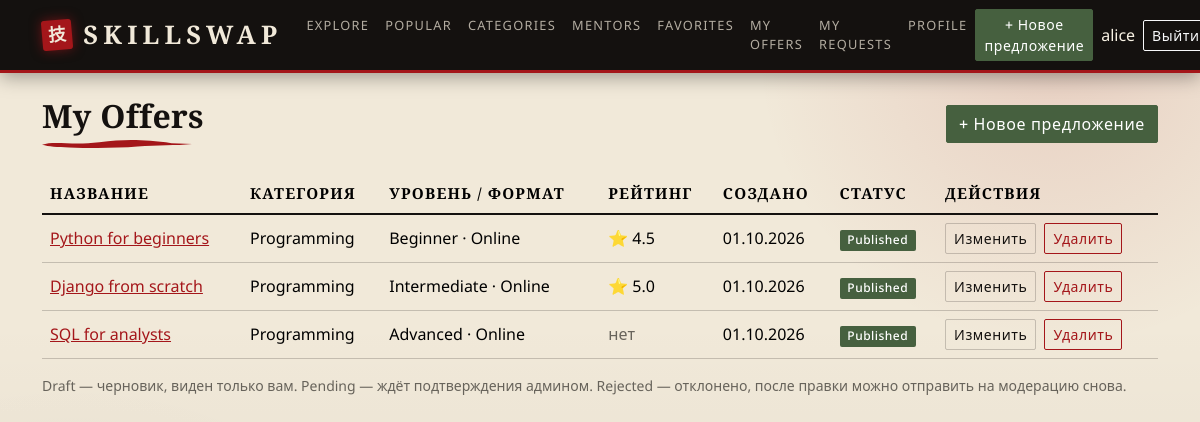
The app's page /skills/my-offers/ (signed in) with its own data.
### accounts/models.py (models this page shows, shortened)
class User(AbstractUser):
    class Role(models.TextChoices):
        SUPERADMIN = 'superadmin', 'Супер админ'
        ADMIN = 'admin', 'Админ'
        USER = 'user', 'Юзер'
    role = models.CharField(max_length=20, choices=Role.choices, default=Role.USER)
    avatar = models.ImageField(upload_to='avatars/', blank=True, null=True)
    bio = models.TextField(max_length=500, blank=True)
    is_banned = models.BooleanField(default=False)
    @property
    def is_moderator(self):
        return self.role in (self.Role.ADMIN, self.Role.SUPERADMIN)

### skills/models.py (models this page shows, shortened)
class SkillOffer(models.Model):
    class Level(models.TextChoices):
        BEGINNER = 'beginner', 'Beginner'
        INTERMEDIATE = 'intermediate', 'Intermediate'
        ADVANCED = 'advanced', 'Advanced'
    class Format(models.TextChoices):
        ONLINE = 'online', 'Online'
        OFFLINE = 'offline', 'Offline'
    class Status(models.TextChoices):
        DRAFT = 'draft', 'Draft'
        PENDING = 'pending', 'Pending'
        PUBLISHED = 'published', 'Published'
        REJECTED = 'rejected', 'Rejected'
    title = models.CharField(max_length=255)
    description = models.TextField()
    image = models.ImageField(upload_to='offers/', blank=True, null=True)
    category = models.ForeignKey(Category, on_delete=models.CASCADE, related_name='offers')
    level = models.CharField(max_length=20, choices=Level.choices)
    format = models.CharField(max_length=20, choices=Format.choices)
    duration = models.CharField(max_length=100)
    author = models.ForeignKey(settings.AUTH_USER_MODEL, on_delete=models.CASCADE, related_name='offers')
    status = models.CharField(max_length=20, choices=Status.choices, default=Status.PENDING)
    created_at = models.DateTimeField(auto_now_add=True)
    class Meta:
        ordering = ['-created_at']

class Category(models.Model):
    name = models.CharField(max_length=100, unique=True)
    class Meta:
        verbose_name_plural = "Categories"

### skills/views.py (the view)
# urls.py: path('my-offers/', views.my_offers, name='my_offers'),
@login_required
def my_offers(request):
    offers = (SkillOffer.objects.filter(author=request.user)
              .select_related('category')
              .annotate(avg_rating=Avg('reviews__rating')))
    return render(request, 'skills/my_offers.html', {'offers': offers})

### templates/skills/my_offers.html (shortened to what this page needs)
{% extends 'base.html' %}
{% block content %}
<div class="d-flex justify-content-between align-items-center mb-4">
  <h2 class="mb-0">My Offers</h2>
  <a href="{% url 'offer_create' %}" class="btn btn-success">+ Новое предложение</a>
</div>
{% if offers %}
<div class="table-responsive">
  <table class="table align-middle">
    <thead>
      <tr>
        <th>Название</th>
        <th>Категория</th>
        <th>Уровень / формат</th>
        <th>Рейтинг</th>
        <th>Создано</th>
        <th>Статус</th>
        <th>Действия</th>
      </tr>
    </thead>
    <tbody>
      {% for offer in offers %}
      <tr>
        <td><a href="{% url 'offer_detail' offer.pk %}">{{ offer.title }}</a></td>
        <td>{{ offer.category.name }}</td>
        <td>{{ offer.get_level_display }} · {{ offer.get_format_display }}</td>
        <td>
          {% if offer.avg_rating %}⭐ {{ offer.avg_rating|floatformat:1 }}{% else %}<span class="text-muted">нет</span>{% endif %}
        </td>
        <td>{{ offer.created_at|date:"d.m.Y" }}</td>
        <td>
          <span class="badge
            {% if offer.status == 'published' %}bg-success
            {% elif offer.status == 'pending' %}bg-warning text-dark
            {% elif offer.status == 'rejected' %}bg-danger
            {% else %}bg-secondary{% endif %}">
            {{ offer.get_status_display }}
          </span>
        </td>
        <td>
          <div class="d-flex gap-2">
            <a href="{% url 'offer_update' offer.pk %}" class="btn btn-sm btn-outline-secondary">Изменить</a>
            <form method="post" action="{% url 'offer_delete' offer.pk %}"
                  onsubmit="return confirm('Удалить предложение «{{ offer.title|escapejs }}»?')">
              <button type="submit" class="btn btn-sm btn-outline-danger">Удалить</button>
            </form>
          </div>
        </td>
      </tr>
      {% endfor %}
    </tbody>
  </table>
</div>
<p class="text-muted small">
  Draft — черновик, виден только вам. Pending — ждёт подтверждения админом.
  Rejected — отклонено, после правки можно отправить на модерацию снова.
</p>
{% else %}
  <div class="alert alert-light border">
    У вас пока нет предложений.
    <a href="{% url 'offer_create' %}">Создайте первое</a>.
  </div>
{% endif %}
{% endblock %}

### templates/base.html (shortened to what this page needs)
{% load static %}
<!DOCTYPE html>
<html lang="ru">
<head>
  <link href="https://cdn.jsdelivr.net/npm/bootstrap@5.3.3/dist/css/bootstrap.min.css" rel="stylesheet">
  <link rel="stylesheet" href="{% static 'style.css' %}">
</head>
<body>
<nav class="navbar navbar-expand-lg navbar-dark bg-dark">
  <div class="container">
    <a class="navbar-brand" href="{% url 'home' %}">SkillSwap</a>
    <div class="collapse navbar-collapse" id="menu">
      <ul class="navbar-nav me-auto">
        <li class="nav-item"><a class="nav-link" href="{% url 'home' %}">Explore</a></li>
        <li class="nav-item"><a class="nav-link" href="{% url 'popular' %}">Popular</a></li>
        <li class="nav-item"><a class="nav-link" href="{% url 'categories' %}">Categories</a></li>
        <li class="nav-item"><a class="nav-link" href="{% url 'mentors' %}">Mentors</a></li>
        {% if user.is_authenticated %}
          <li class="nav-item"><a class="nav-link" href="{% url 'favorites' %}">Favorites</a></li>
          <li class="nav-item"><a class="nav-link" href="{% url 'my_offers' %}">My Offers</a></li>
          <li class="nav-item"><a class="nav-link" href="{% url 'my_requests' %}">My Requests</a></li>
          <li class="nav-item"><a class="nav-link" href="{% url 'profile' %}">Profile</a></li>
        {% endif %}
      </ul>
      <div class="d-flex align-items-center gap-2">
        {% if user.is_authenticated %}
          <a class="btn btn-success btn-sm" href="{% url 'offer_create' %}">+ Новое предложение</a>
          <span class="navbar-text text-light">{{ user.username }}</span>
          <form method="post" action="{% url 'logout' %}" class="m-0">
            <button type="submit" class="btn btn-outline-light btn-sm">Выйти</button>
          </form>
        {% else %}
          <a class="btn btn-outline-light btn-sm" href="{% url 'login' %}">Войти</a>
          <a class="btn btn-primary btn-sm" href="{% url 'register' %}">Регистрация</a>
        {% endif %}
      </div>
    </div>
  </div>
</nav>
<main class="container my-4">
  {% block content %}{% endblock %}
</main>
</body>
</html>

### records on screen
User: username "alice"
SkillOffer: title "Python for beginners", category.name "Programming", level "Beginner", format "Online", avg_rating "4.5", created_at "01.10.2026", status "Published"
SkillOffer: title "Django from scratch", category.name "Programming", level "Intermediate", format "Online", avg_rating "5.0", created_at "01.10.2026", status "Published"
SkillOffer: title "SQL for analysts", category.name "Programming", level "Advanced", format "Online", shows "нет", created_at "01.10.2026", status "Published"
